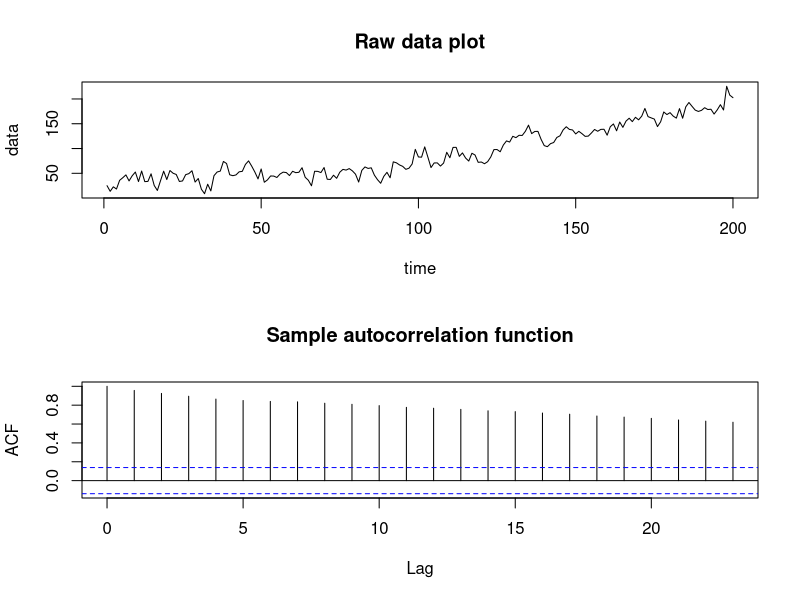
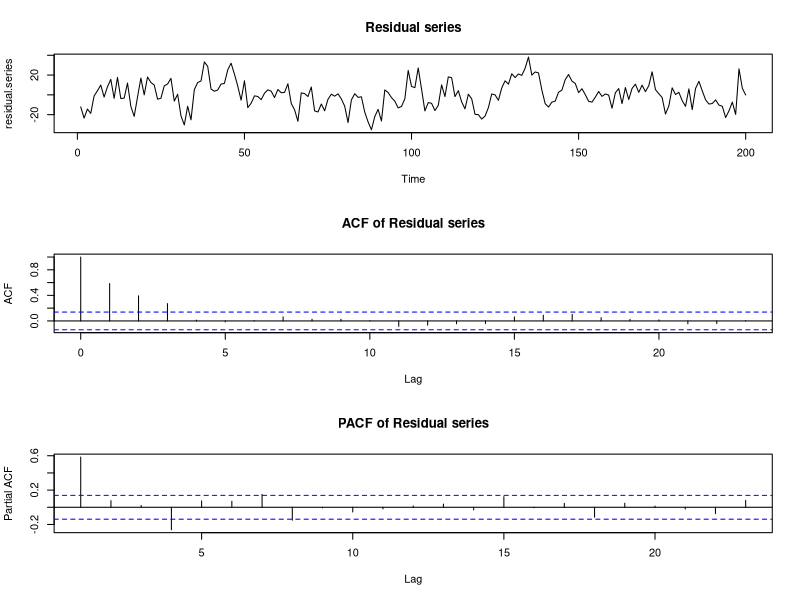
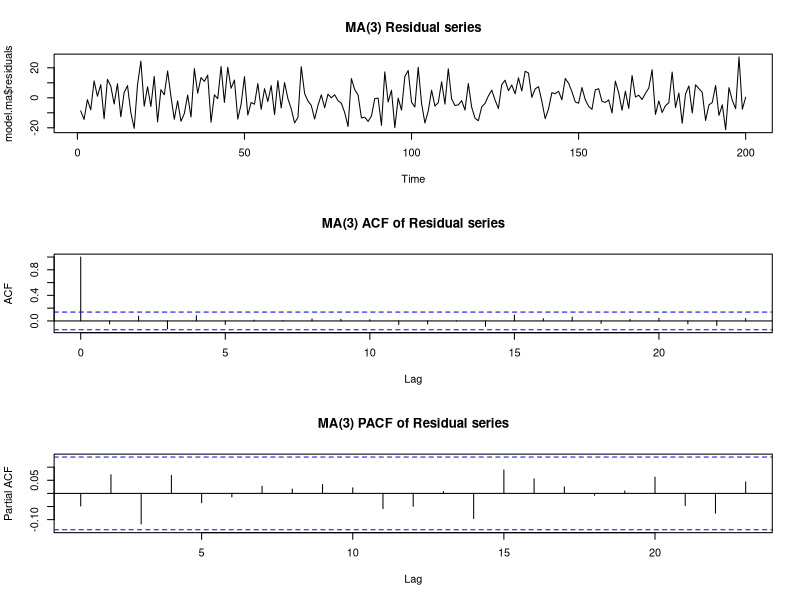
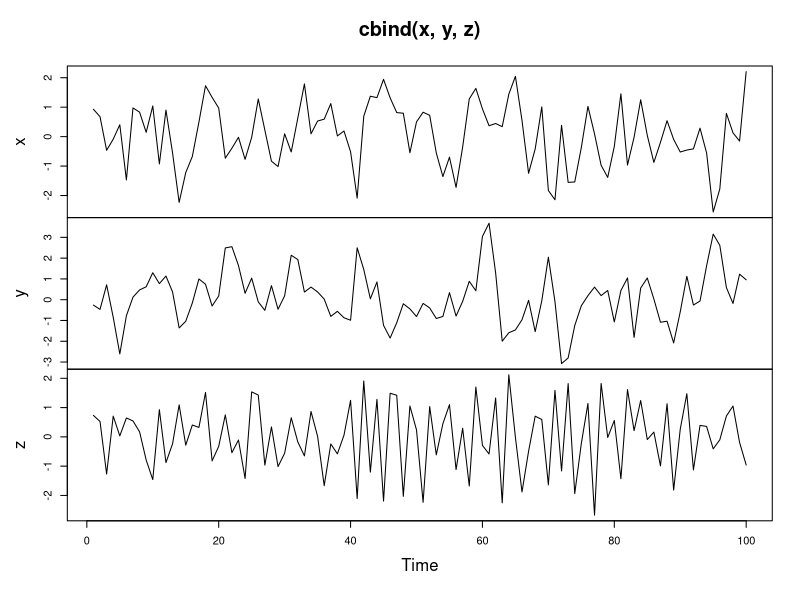
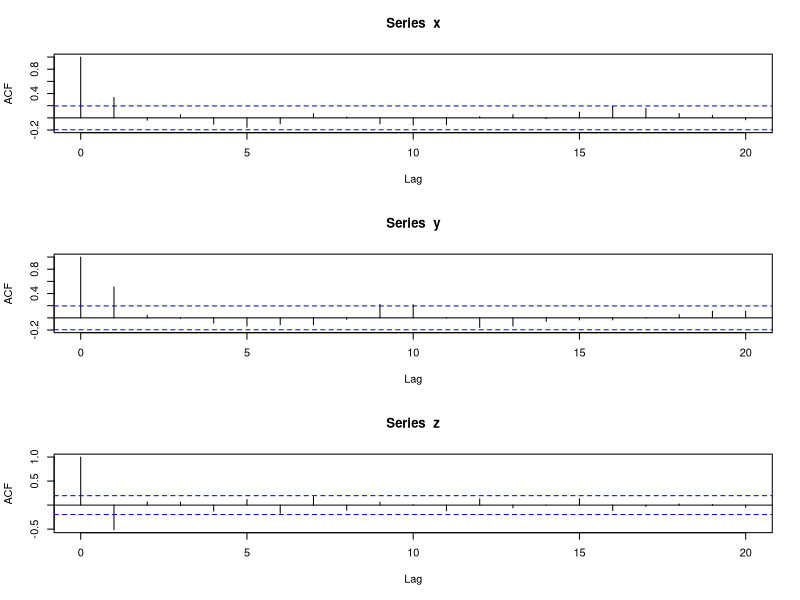

Reproduce these figures in R, in order.
## ---- chunk 1
knitr::opts_chunk$set(warning = FALSE, message = FALSE) 
## ---- chunk 2
# Generate MA(3) data with a quadratic trend
time <- 1:200
n <- 200
sd <- 10
data.ar <- arima.sim(model = list(ma = c(0.6, 0.3, 0.6)), n = n, sd = sd)
data <- data.ar + 30 + 0.05 * time + 0.004*time^2
par(mfrow = c(2, 1))
plot(time, data, type = "l", main = "Raw data plot")
acf(data, main = "Sample autocorrelation function")
## ---- chunk 3
# Remove the trend
time2 <- time^2
linear.model <- lm(data ~ time+time2)
residual.series <- data - linear.model$fitted.values
par(mfrow = c(3,1))
plot(residual.series, main = "Residual series")
acf(residual.series, main = "ACF of Residual series")
pacf(residual.series, main = "PACF of Residual series")
## ---- chunk 4
# Fit an MA(3) model to the data
model.ma <- arima(residual.series, order = c(0, 0, 3))
model.ma

arima(x = residual.series, order = c(0, 0, 3))

par(mfrow = c(3, 1))
plot(model.ma$residuals, main = "MA(3) Residual series")
acf(model.ma$residuals, main = "MA(3) ACF of Residual series")
pacf(model.ma$residuals, main = "MA(3) PACF of Residual series")
## ---- chunk 5
# Generate MA model with slope 0.5
x <- arima.sim(model = list(ma = 0.5), n = 100)

# Generate MA model with slope 0.9
y <- arima.sim(model = list(ma = 0.9), n = 100)

# Generate MA model with slope -0.5
z <- arima.sim(model = list(ma = -0.5), n = 100)

# Plot all three models together
plot.ts(cbind(x, y, z))

par(mfrow = c(3, 1))
# Calculate the ACF 
acf(x)
acf(y)
acf(z)
